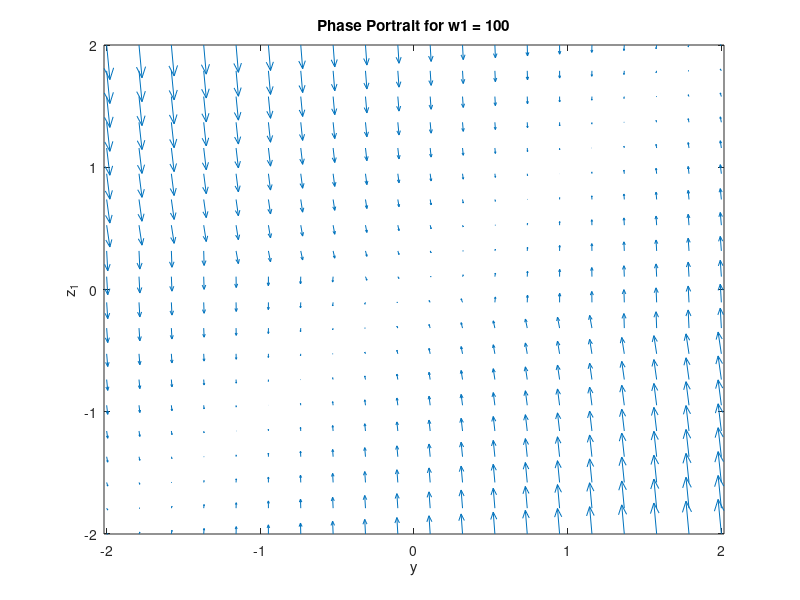

Recreate this plot in MATLAB. (Note: this script raises an error after producing the figure.)

% phase portrait


w1 = 100;
phi = @(u) tanh(u);

[y, z1] = meshgrid(linspace(-2, 2, 20), linspace(-2, 2, 20));

dy = -y + phi(w1 .* z1 + 25 .* y);
dz1 = (-z1 + y) / 0.1;

quiver(y, z1, dy, dz1, 1)
xlabel('y'), ylabel('z_1')
title(['Phase Portrait for w1 = ', num2str(w1)])
axis tight


% trajectories arent very easy to see because they just loop back over
% eachother
hold on
for y0 = 1:1:1
    for z10 = 1:1:1
        [t, z] = ode45(@(t,z) dynamics(t, z, w1), [0 10], [y0; z10]);
        plot(z(:,1), z(:,2))
    end
end
hold off


print(gcf, 'figures/oscillator_phase_portrait.png', '-dpng', '-r600');


function dzdt = dynamics(t, z, w1)
    y = z(1);
    z1 = z(2);
    
    phi = @(u) tanh(u);
    
    dy = -y + phi(w1*z1 + 25*y);
    dz1 = (-z1 + y) / 0.1;
    
    dzdt = [dy; dz1];
end